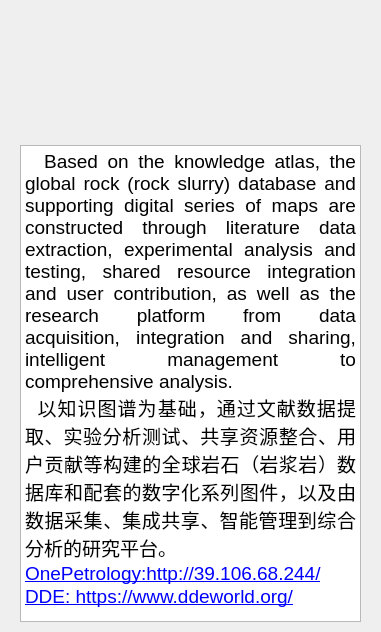
<?xml version="1.0" encoding="UTF-8"?>
<ui version="4.0">
 <class>Info</class>
 <widget class="QWidget" name="Info">
  <property name="geometry">
   <rect>
    <x>0</x>
    <y>0</y>
    <width>381</width>
    <height>632</height>
   </rect>
  </property>
  <property name="windowTitle">
   <string>Form</string>
  </property>
  <layout class="QVBoxLayout" name="verticalLayout" stretch="1,4">
   <property name="leftMargin">
    <number>20</number>
   </property>
   <property name="topMargin">
    <number>20</number>
   </property>
   <property name="rightMargin">
    <number>20</number>
   </property>
   <property name="bottomMargin">
    <number>10</number>
   </property>
   <item>
    <widget class="QLabel" name="label">
     <property name="text">
      <string/>
     </property>
     <property name="pixmap">
      <pixmap>res/info.png</pixmap>
     </property>
     <property name="scaledContents">
      <bool>false</bool>
     </property>
     <property name="alignment">
      <set>Qt::AlignCenter</set>
     </property>
     <property name="wordWrap">
      <bool>true</bool>
     </property>
     <property name="indent">
      <number>-1</number>
     </property>
    </widget>
   </item>
   <item>
    <widget class="QTextBrowser" name="textBrowser">
     <property name="html">
      <string>&lt;!DOCTYPE HTML PUBLIC &quot;-//W3C//DTD HTML 4.0//EN&quot; &quot;http://www.w3.org/TR/REC-html40/strict.dtd&quot;&gt;
&lt;html&gt;&lt;head&gt;&lt;meta name=&quot;qrichtext&quot; content=&quot;1&quot; /&gt;&lt;style type=&quot;text/css&quot;&gt;
p, li { white-space: pre-wrap; }
&lt;/style&gt;&lt;/head&gt;&lt;body style=&quot; font-family:'SimSun'; font-size:9pt; font-weight:400; font-style:normal;&quot;&gt;
&lt;p align=&quot;justify&quot; style=&quot; margin-top:0px; margin-bottom:0px; margin-left:0px; margin-right:0px; -qt-block-indent:0; text-indent:0px;&quot;&gt;&lt;span style=&quot; font-size:14pt;&quot;&gt;  Based on the knowledge atlas, the global rock (rock slurry) database and supporting digital series of maps are constructed through literature data extraction, experimental analysis and testing, shared resource integration and user contribution, as well as the research platform from data acquisition, integration and sharing, intelligent management to comprehensive analysis.&lt;/span&gt;&lt;/p&gt;
&lt;p align=&quot;justify&quot; style=&quot; margin-top:0px; margin-bottom:0px; margin-left:0px; margin-right:0px; -qt-block-indent:0; text-indent:0px;&quot;&gt;&lt;span style=&quot; font-size:14pt;&quot;&gt;  以知识图谱为基础，通过文献数据提取、实验分析测试、共享资源整合、用户贡献等构建的全球岩石（岩浆岩）数据库和配套的数字化系列图件，以及由数据采集、集成共享、智能管理到综合分析的研究平台。&lt;/span&gt;&lt;/p&gt;
&lt;p style=&quot; margin-top:0px; margin-bottom:0px; margin-left:0px; margin-right:0px; -qt-block-indent:0; text-indent:0px;&quot;&gt;&lt;a href=&quot;http://petrology.deep-time.org/&quot;&gt;&lt;span style=&quot; font-size:14pt; text-decoration: underline; color:#0000ff;&quot;&gt;OnePetrology:http://39.106.68.244/&lt;/span&gt;&lt;/a&gt;&lt;/p&gt;
&lt;p style=&quot; margin-top:0px; margin-bottom:0px; margin-left:0px; margin-right:0px; -qt-block-indent:0; text-indent:0px;&quot;&gt;&lt;a href=&quot;https://www.ddeworld.org/&quot;&gt;&lt;span style=&quot; font-size:14pt; text-decoration: underline; color:#0000ff;&quot;&gt;DDE: https://www.ddeworld.org/&lt;/span&gt;&lt;/a&gt;&lt;/p&gt;&lt;/body&gt;&lt;/html&gt;</string>
     </property>
    </widget>
   </item>
  </layout>
 </widget>
 <resources/>
 <connections/>
</ui>
